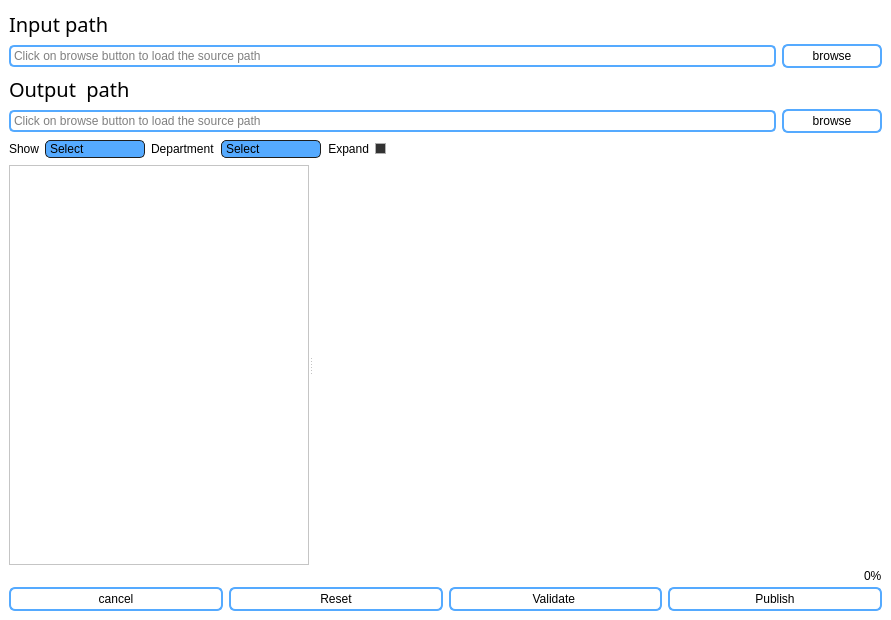
<?xml version="1.0" encoding="UTF-8"?>
<ui version="4.0">
 <class>MainWindow</class>
 <widget class="QMainWindow" name="MainWindow">
  <property name="geometry">
   <rect>
    <x>0</x>
    <y>0</y>
    <width>891</width>
    <height>620</height>
   </rect>
  </property>
  <property name="font">
   <font>
    <family>Microsoft YaHei</family>
    <weight>50</weight>
    <bold>false</bold>
   </font>
  </property>
  <property name="windowTitle">
   <string>Packager</string>
  </property>
  <property name="styleSheet">
   <string notr="true">
QWidget
{
    color: rgb(0, 0, 0);
    background-color:white;
}

QWidget:item:hover
{
    background-color: QLinearGradient( x1: 0, y1: 0, x2: 0, y2: 1, stop: 0 #D1DBCB, stop: 1 #b2b6af);
    color: #000000;
}

QWidget:item:selected
{
    background-color: QLinearGradient( x1: 0, y1: 0, x2: 0, y2: 1, stop: 0 #D1DBCB, stop: 1 #b2b6af);
}


QWidget:disabled
{
    color: #404040;
    background-color: #323232;
}

QAbstractItemView
{
    background-color: QLinearGradient( x1: 0, y1: 0, x2: 0, y2: 1, stop: 0 #4d4d4d, stop: 0.1 #646464, stop: 1 #5d5d5d);
}

QWidget:focus
{
    /*border: 2px solid QLinearGradient( x1: 0, y1: 0, x2: 0, y2: 1, stop: 0
     #D1DBCB, stop: 1 #b2b6af);*/
}

QLineEdit
{
    background-color:transparent;
    padding: 1px;
    border-style: solid;
    border: 2px solid rgb(85, 170, 255);
    border-radius: 5;
}

QLineEdit:hover{
	border: 3px solid

}

QPushButton
{
    color: black;
    background-color: transparent;
    border-width: 2px;
    border-color: rgb(85, 170, 255);
    border-style: solid;
    border-radius: 6;
    padding: 3px;
    font-size: 12px;
    padding-left: 5px;
    padding-right: 5px;
}

QPushButton:pressed
{
    background-color: QLinearGradient( x1: 0, y1: 0, x2: 0, y2: 1, stop: 0 #2d2d2d, stop: 0.1 #2b2b2b, stop: 0.5 #292929, stop: 0.9 #282828, stop: 1 #252525);
}


QPushButton:disabled
{
    border-color:transparent;
    background-color: transparent;
	color : transparent;
}



QComboBox
{
    selection-background-color: #fdf6e3;
    background-color: QLinearGradient( x1: 0, y1: 0, x2: 0, y2: 1, stop: 0 #565656, stop: 0.1 #525252, stop: 0.5 #4e4e4e, stop: 0.9 #4a4a4a, stop: 1 #464646);
    border-style: solid;
    border: 1px solid #1e1e1e;
    border-radius: 5;
}

QComboBox:hover,QPushButton:hover
{
    border: 2px solid QLinearGradient( x1: 0, y1: 0, x2: 0, y2: 1, stop: 0
    #D1DBCB, stop: 1 #b2b6af);
}


QComboBox:on
{
    padding-top: 3px;
    padding-left: 4px;
    background-color: QLinearGradient( x1: 0, y1: 0, x2: 0, y2: 1, stop: 0 #2d2d2d, stop: 0.1 #2b2b2b, stop: 0.5 #292929, stop: 0.9 #282828, stop: 1 #252525);
    selection-background-color: #fdf6e3;
}

QComboBox QAbstractItemView
{
    border: 2px solid darkgray;
    selection-background-color: QLinearGradient( x1: 0, y1: 0, x2: 0, y2: 1,
     stop: 0 #D1DBCB, stop: 1 #b2b6af);
}

QComboBox::drop-down
{
     subcontrol-origin: padding;
     subcontrol-position: top right;
     width: 15px;

     border-left-width: 0px;
     border-left-color: darkgray;
     border-left-style: solid; /* just a single line */
     border-top-right-radius: 3px; /* same radius as the QComboBox */
     border-bottom-right-radius: 3px;
 }

QComboBox::down-arrow
{
     image: url(:/down_arrow.png);
}

QGroupBox:focus
{
border: 2px solid QLinearGradient( x1: 0, y1: 0, x2: 0, y2: 1, stop: 0
#D1DBCB, stop: 1 #b2b6af);
}

QTextEdit:focus
{
    border: 2px solid QLinearGradient( x1: 0, y1: 0, x2: 0, y2: 1, stop: 0
    #D1DBCB, stop: 1 #b2b6af);
}

QScrollArea:focus {
border: 1px solid black;
}

QScrollBar:horizontal {
     border: 1px solid #222222;
     background: QLinearGradient( x1: 0, y1: 0, x2: 0, y2: 1, stop: 0.0 #121212, stop: 0.2 #282828, stop: 1 #484848);
     height: 7px;
     margin: 0px 16px 0 16px;
}

QScrollBar::handle:horizontal
{
      background: QLinearGradient( x1: 0, y1: 0, x2: 1, y2: 0, stop: 0
      #D1DBCB, stop: 0.5 #b2b6af, stop: 1 #D1DBCB);
      min-height: 20px;
      border-radius: 2px;
}

QScrollBar::add-line:horizontal {
      border: 1px solid #1b1b19;
      border-radius: 2px;
      background: QLinearGradient( x1: 0, y1: 0, x2: 1, y2: 0, stop: 0
      #D1DBCB, stop: 1 #b2b6af);
      width: 14px;
      subcontrol-position: right;
      subcontrol-origin: margin;
}

QScrollBar::sub-line:horizontal {
      border: 1px solid #1b1b19;
      border-radius: 2px;
      background: QLinearGradient( x1: 0, y1: 0, x2: 1, y2: 0, stop: 0
      #D1DBCB, stop: 1 #b2b6af);
      width: 14px;
     subcontrol-position: left;
     subcontrol-origin: margin;
}

QScrollBar::right-arrow:horizontal, QScrollBar::left-arrow:horizontal
{
      border: 1px solid black;
      width: 1px;
      height: 1px;
      background: white;
}

QScrollBar::add-page:horizontal, QScrollBar::sub-page:horizontal
{
      background: none;
}

QScrollBar:vertical
{
      background: QLinearGradient( x1: 0, y1: 0, x2: 1, y2: 0, stop: 0.0 #121212, stop: 0.2 #282828, stop: 1 #484848);
      width: 7px;
      margin: 16px 0 16px 0;
      border: 1px solid #222222;
}

QScrollBar::handle:vertical
{
      background: QLinearGradient( x1: 0, y1: 0, x2: 0, y2: 1, stop: 0
      #D1DBCB, stop: 0.5 #b2b6af, stop: 1 #D1DBCB);
      min-height: 20px;
      border-radius: 2px;
}

QScrollBar::add-line:vertical
{
      border: 1px solid #1b1b19;
      border-radius: 2px;
      background: QLinearGradient( x1: 0, y1: 0, x2: 0, y2: 1, stop: 0
      #D1DBCB, stop: 1 #b2b6af);
      height: 14px;
      subcontrol-position: bottom;
      subcontrol-origin: margin;
}

QScrollBar::sub-line:vertical
{
      border: 1px solid #1b1b19;
      border-radius: 2px;
      background: QLinearGradient( x1: 0, y1: 0, x2: 0, y2: 1, stop: 0 #b2b6af,
      stop: 1 #D1DBCB);
      height: 14px;
      subcontrol-position: top;
      subcontrol-origin: margin;
}

QScrollBar::up-arrow:vertical, QScrollBar::down-arrow:vertical
{
      border: 1px solid black;
      width: 1px;
      height: 1px;
      background: white;
}


QScrollBar::add-page:vertical, QScrollBar::sub-page:vertical
{
      background: none;
}

QTextEdit
{
    background-color: transparent;
}

QPlainTextEdit
{
    background-color: transparent;
}

QHeaderView::section
{
    background-color: QLinearGradient(x1:0, y1:0, x2:0, y2:1, stop:0 #616161, stop: 0.5 #505050, stop: 0.6 #434343, stop:1 #656565);
    color: white;
    padding-left: 4px;
    border: 1px solid #6c6c6c;
}

QCheckBox:disabled
{
color: #414141;
}

QDockWidget::title
{
    text-align: center;
    spacing: 3px; /* spacing between items in the tool bar */
    background-color: QLinearGradient(x1:0, y1:0, x2:0, y2:1, stop:0 #323232, stop: 0.5 #242424, stop:1 #323232);
}

QDockWidget::close-button, QDockWidget::float-button
{
    text-align: center;
    spacing: 1px; /* spacing between items in the tool bar */
    background-color: QLinearGradient(x1:0, y1:0, x2:0, y2:1, stop:0 #323232, stop: 0.5 #242424, stop:1 #323232);
}

QDockWidget::close-button:hover, QDockWidget::float-button:hover
{
    background: #242424;
}

QDockWidget::close-button:pressed, QDockWidget::float-button:pressed
{
    padding: 1px -1px -1px 1px;
}

QMainWindow::separator
{
    background-color: QLinearGradient(x1:0, y1:0, x2:0, y2:1, stop:0 #161616, stop: 0.5 #151515, stop: 0.6 #212121, stop:1 #343434);
    color: white;
    padding-left: 4px;
    border: 1px solid #4c4c4c;
    spacing: 3px; /* spacing between items in the tool bar */
}

QMainWindow::separator:hover
{

    background-color: QLinearGradient(x1:0, y1:0, x2:0, y2:1, stop:0 #b2b6af,
    stop:0.5 #b56c17 stop:1 #D1DBCB);
    color: white;
    padding-left: 4px;
    border: 1px solid #6c6c6c;
    spacing: 3px; /* spacing between items in the tool bar */
}

QToolBar {
    border: 1px transparent #323232;
    background: 1px solid #323232;
}

QToolBar::handle
{
     spacing: 3px; /* spacing between items in the tool bar */
     background: url(:/images/handle.png);
}

QMenu::separator
{
    height: 2px;
    background-color: QLinearGradient(x1:0, y1:0, x2:0, y2:1, stop:0 #161616, stop: 0.5 #151515, stop: 0.6 #212121, stop:1 #343434);
    color: white;
    padding-left: 4px;
    margin-left: 10px;
    margin-right: 5px;
}

QProgressBar
{
    border: transparent;
    border-radius: 5px;
    text-align: right;
}

QProgressBar::chunk
{
    background-color:rgb(85, 170, 255);
    width: 2.15px;
    margin: 0.5px;
}

QTabBar::tab {
    color: #b1b1b1;
    border: 1px solid #444;
    border-bottom-style: none;
    background-color: #323232;
    padding-left: 10px;
    padding-right: 10px;
    padding-top: 3px;
    padding-bottom: 2px;
    margin-right: -1px;
}

QTabWidget::pane {
    border: 1px solid #444;
    top: 1px;
}

QTabBar::tab:last
{
    margin-right: 0; /* the last selected tab has nothing to overlap with on the right */
    border-top-right-radius: 3px;
}

QTabBar::tab:first:!selected
{
 margin-left: 0px; /* the last selected tab has nothing to overlap with on the right */


    border-top-left-radius: 3px;
}

QTabBar::tab:!selected
{
    color: #b1b1b1;
    border-bottom-style: solid;
    margin-top: 3px;
    background-color: QLinearGradient(x1:0, y1:0, x2:0, y2:1, stop:1 #212121, stop:.4 #343434);
}

QTabBar::tab:selected
{
    border-top-left-radius: 3px;
    border-top-right-radius: 3px;
    margin-bottom: 0px;
}

QTabBar::tab:!selected:hover
{
    /*border-top: 2px solid #fdf6e3;
    padding-bottom: 3px;*/
    border-top-left-radius: 3px;
    border-top-right-radius: 3px;
    background-color: QLinearGradient(x1:0, y1:0, x2:0, y2:1, stop:1 #212121, stop:0.4 #343434, stop:0.2 #343434, stop:0.1 #fdf6e3);
}

QRadioButton::indicator:checked, QRadioButton::indicator:unchecked{
    color: #b1b1b1;
    background-color: #323232;
    border: 1px solid #b1b1b1;
    border-radius: 6px;
}

QRadioButton::indicator:checked
{
    background-color: qradialgradient(
        cx: 0.5, cy: 0.5,
        fx: 0.5, fy: 0.5,
        radius: 1.0,
        stop: 0.25 #fdf6e3,
        stop: 0.3 #323232
    );
}

QCheckBox::indicator{
    color: #b1b1b1;
    background-color: #323232;
    border: 1px solid #b1b1b1;
    width: 9px;
    height: 9px;
}

QRadioButton::indicator
{
    border-radius: 6px;
}

QRadioButton::indicator:hover, QCheckBox::indicator:hover
{
    border: 1px solid #fdf6e3;
}

QCheckBox::indicator:checked
{
    image:url(:/images/checkbox.png);
}

QCheckBox::indicator:disabled, QRadioButton::indicator:disabled
{
    border: 1px solid #444;
}
</string>
  </property>
  <widget class="QWidget" name="centralwidget">
   <layout class="QGridLayout" name="gridLayout">
    <item row="0" column="0">
     <layout class="QVBoxLayout" name="verticalLayout">
      <item>
       <widget class="QLabel" name="label_4">
        <property name="font">
         <font>
          <family>Lithos Pro Regular</family>
          <pointsize>15</pointsize>
          <weight>50</weight>
          <italic>false</italic>
          <bold>false</bold>
          <underline>false</underline>
         </font>
        </property>
        <property name="text">
         <string>Input path</string>
        </property>
        <property name="scaledContents">
         <bool>false</bool>
        </property>
        <property name="wordWrap">
         <bool>false</bool>
        </property>
       </widget>
      </item>
      <item>
       <layout class="QHBoxLayout" name="horizontalLayout_2">
        <item>
         <widget class="QLineEdit" name="input_dir_path">
          <property name="placeholderText">
           <string>Click on browse button to load the source path</string>
          </property>
         </widget>
        </item>
        <item>
         <widget class="QPushButton" name="input_dir_browse_pushButton">
          <property name="minimumSize">
           <size>
            <width>100</width>
            <height>0</height>
           </size>
          </property>
          <property name="maximumSize">
           <size>
            <width>80</width>
            <height>16777215</height>
           </size>
          </property>
          <property name="styleSheet">
           <string notr="true"/>
          </property>
          <property name="text">
           <string>browse</string>
          </property>
         </widget>
        </item>
       </layout>
      </item>
      <item>
       <widget class="QLabel" name="label_6">
        <property name="font">
         <font>
          <family>Lithos Pro Regular</family>
          <pointsize>15</pointsize>
          <weight>50</weight>
          <italic>false</italic>
          <bold>false</bold>
          <underline>false</underline>
         </font>
        </property>
        <property name="text">
         <string>Output  path</string>
        </property>
        <property name="scaledContents">
         <bool>false</bool>
        </property>
        <property name="wordWrap">
         <bool>false</bool>
        </property>
       </widget>
      </item>
      <item>
       <layout class="QHBoxLayout" name="horizontalLayout_5">
        <item>
         <widget class="QLineEdit" name="output_dir_path">
          <property name="placeholderText">
           <string>Click on browse button to load the source path</string>
          </property>
         </widget>
        </item>
        <item>
         <widget class="QPushButton" name="output_dir_browse_pushButton">
          <property name="minimumSize">
           <size>
            <width>100</width>
            <height>0</height>
           </size>
          </property>
          <property name="maximumSize">
           <size>
            <width>80</width>
            <height>16777215</height>
           </size>
          </property>
          <property name="styleSheet">
           <string notr="true"/>
          </property>
          <property name="text">
           <string>browse</string>
          </property>
         </widget>
        </item>
       </layout>
      </item>
      <item>
       <layout class="QHBoxLayout" name="horizontalLayout_7">
        <item>
         <layout class="QHBoxLayout" name="horizontalLayout_4"/>
        </item>
        <item>
         <layout class="QHBoxLayout" name="horizontalLayout_6">
          <item>
           <widget class="QLabel" name="label_3">
            <property name="text">
             <string>Show</string>
            </property>
           </widget>
          </item>
          <item>
           <widget class="QComboBox" name="show_combo">
            <property name="minimumSize">
             <size>
              <width>100</width>
              <height>0</height>
             </size>
            </property>
            <property name="maximumSize">
             <size>
              <width>100</width>
              <height>16777215</height>
             </size>
            </property>
            <property name="styleSheet">
             <string notr="true">background-color: rgb(85, 170, 255);
color: rgb(0, 0, 0);</string>
            </property>
            <item>
             <property name="text">
              <string>Select</string>
             </property>
            </item>
           </widget>
          </item>
         </layout>
        </item>
        <item>
         <widget class="QLabel" name="label_2">
          <property name="text">
           <string>Department</string>
          </property>
         </widget>
        </item>
        <item>
         <widget class="QComboBox" name="comboBox">
          <property name="minimumSize">
           <size>
            <width>100</width>
            <height>0</height>
           </size>
          </property>
          <property name="maximumSize">
           <size>
            <width>80</width>
            <height>16777215</height>
           </size>
          </property>
          <property name="styleSheet">
           <string notr="true">background-color: rgb(85, 170, 255);
color: rgb(0, 0, 0);</string>
          </property>
          <item>
           <property name="text">
            <string>Select</string>
           </property>
          </item>
          <item>
           <property name="text">
            <string>roto</string>
           </property>
          </item>
          <item>
           <property name="text">
            <string>paint</string>
           </property>
          </item>
         </widget>
        </item>
        <item>
         <widget class="QCheckBox" name="checkBox">
          <property name="layoutDirection">
           <enum>Qt::RightToLeft</enum>
          </property>
          <property name="text">
           <string>Expand</string>
          </property>
         </widget>
        </item>
        <item>
         <spacer name="horizontalSpacer">
          <property name="orientation">
           <enum>Qt::Horizontal</enum>
          </property>
          <property name="sizeHint" stdset="0">
           <size>
            <width>40</width>
            <height>20</height>
           </size>
          </property>
         </spacer>
        </item>
       </layout>
      </item>
      <item>
       <widget class="QSplitter" name="splitter">
        <property name="orientation">
         <enum>Qt::Horizontal</enum>
        </property>
        <widget class="QTreeWidget" name="dir_treeWidget">
         <property name="minimumSize">
          <size>
           <width>0</width>
           <height>0</height>
          </size>
         </property>
         <property name="maximumSize">
          <size>
           <width>300</width>
           <height>16777215</height>
          </size>
         </property>
         <property name="styleSheet">
          <string notr="true">background-color: rgb(255, 255, 255);</string>
         </property>
         <property name="alternatingRowColors">
          <bool>false</bool>
         </property>
         <property name="selectionMode">
          <enum>QAbstractItemView::MultiSelection</enum>
         </property>
         <property name="uniformRowHeights">
          <bool>true</bool>
         </property>
         <property name="animated">
          <bool>true</bool>
         </property>
         <attribute name="headerVisible">
          <bool>false</bool>
         </attribute>
         <column>
          <property name="text">
           <string notr="true">1</string>
          </property>
         </column>
        </widget>
        <widget class="QTextEdit" name="log_textEdit">
         <property name="minimumSize">
          <size>
           <width>0</width>
           <height>400</height>
          </size>
         </property>
         <property name="html">
          <string>&lt;!DOCTYPE HTML PUBLIC &quot;-//W3C//DTD HTML 4.0//EN&quot; &quot;http://www.w3.org/TR/REC-html40/strict.dtd&quot;&gt;
&lt;html&gt;&lt;head&gt;&lt;meta name=&quot;qrichtext&quot; content=&quot;1&quot; /&gt;&lt;style type=&quot;text/css&quot;&gt;
p, li { white-space: pre-wrap; }
&lt;/style&gt;&lt;/head&gt;&lt;body style=&quot; font-family:'MS Shell Dlg 2'; font-size:8.25pt; font-weight:400; font-style:normal;&quot;&gt;
&lt;p style=&quot;-qt-paragraph-type:empty; margin-top:0px; margin-bottom:0px; margin-left:0px; margin-right:0px; -qt-block-indent:0; text-indent:0px;&quot;&gt;&lt;br /&gt;&lt;/p&gt;&lt;/body&gt;&lt;/html&gt;</string>
         </property>
         <property name="tabStopWidth">
          <number>80</number>
         </property>
        </widget>
       </widget>
      </item>
      <item>
       <layout class="QHBoxLayout" name="horizontalLayout">
        <item>
         <widget class="QProgressBar" name="image_progressBar">
          <property name="maximumSize">
           <size>
            <width>16777215</width>
            <height>10</height>
           </size>
          </property>
          <property name="value">
           <number>0</number>
          </property>
         </widget>
        </item>
       </layout>
      </item>
      <item>
       <layout class="QHBoxLayout" name="horizontalLayout_3">
        <item>
         <widget class="QPushButton" name="cancel_pushButton">
          <property name="styleSheet">
           <string notr="true"/>
          </property>
          <property name="text">
           <string>cancel</string>
          </property>
         </widget>
        </item>
        <item>
         <widget class="QPushButton" name="remove_dir_pushButton">
          <property name="styleSheet">
           <string notr="true"/>
          </property>
          <property name="text">
           <string>Reset</string>
          </property>
         </widget>
        </item>
        <item>
         <widget class="QPushButton" name="validate_pushButton">
          <property name="styleSheet">
           <string notr="true"/>
          </property>
          <property name="text">
           <string>Validate </string>
          </property>
         </widget>
        </item>
        <item>
         <widget class="QPushButton" name="create_pushButton">
          <property name="text">
           <string>Publish</string>
          </property>
         </widget>
        </item>
       </layout>
      </item>
     </layout>
    </item>
   </layout>
  </widget>
 </widget>
 <resources/>
 <connections/>
</ui>
